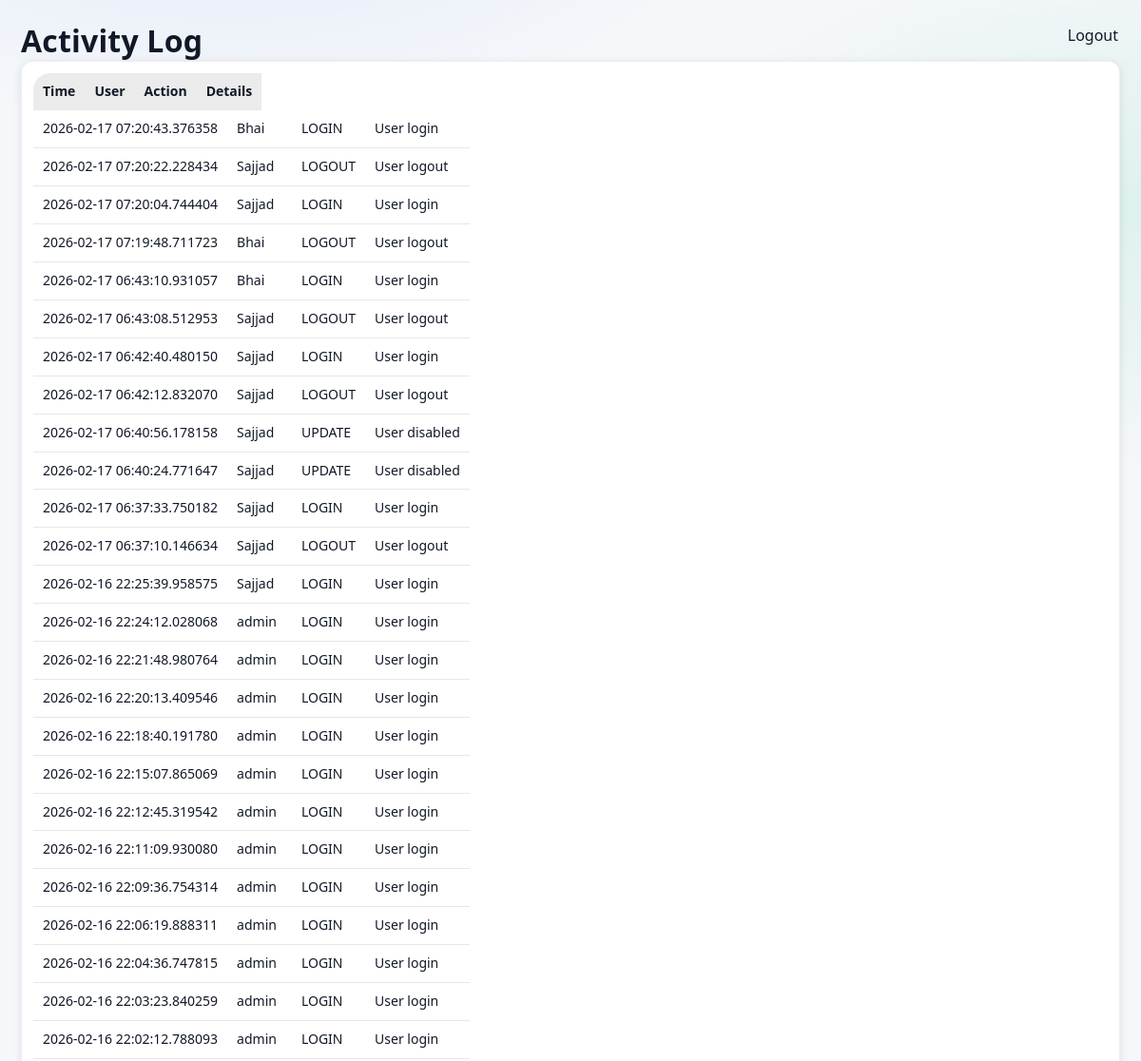
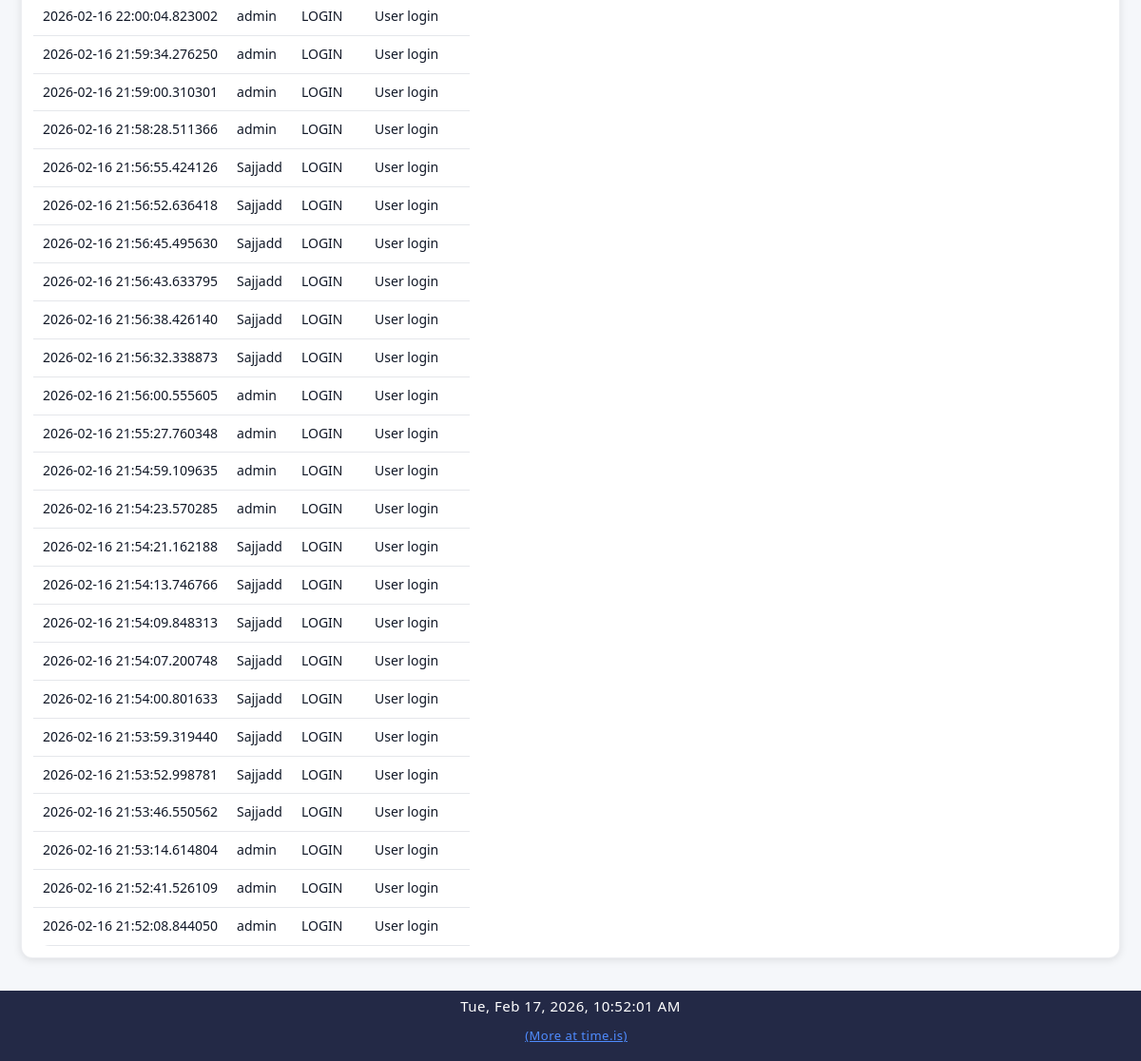
/activity (signed in), run on an earlier commit of the app's database (2 pictures, top to bottom).
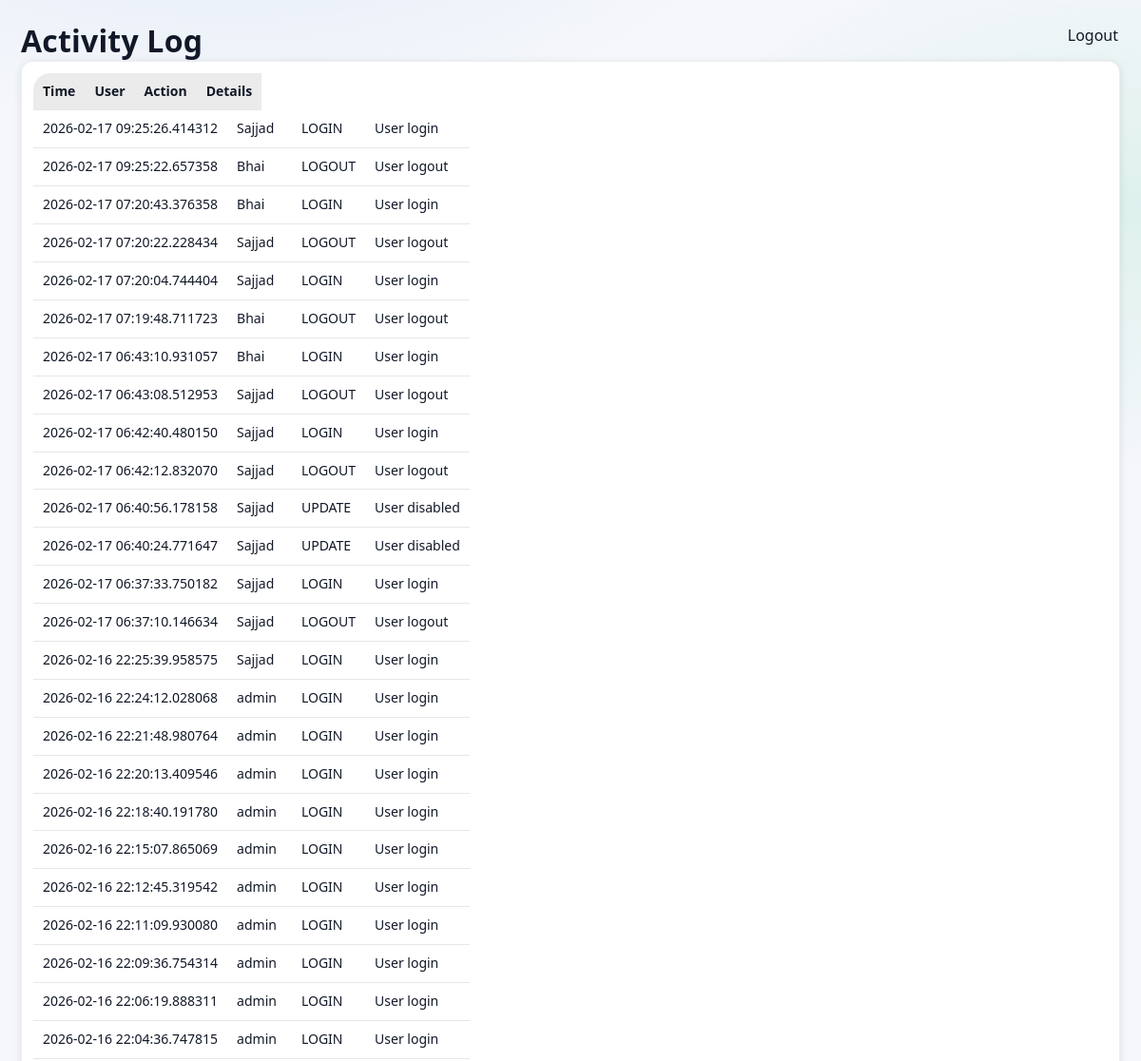
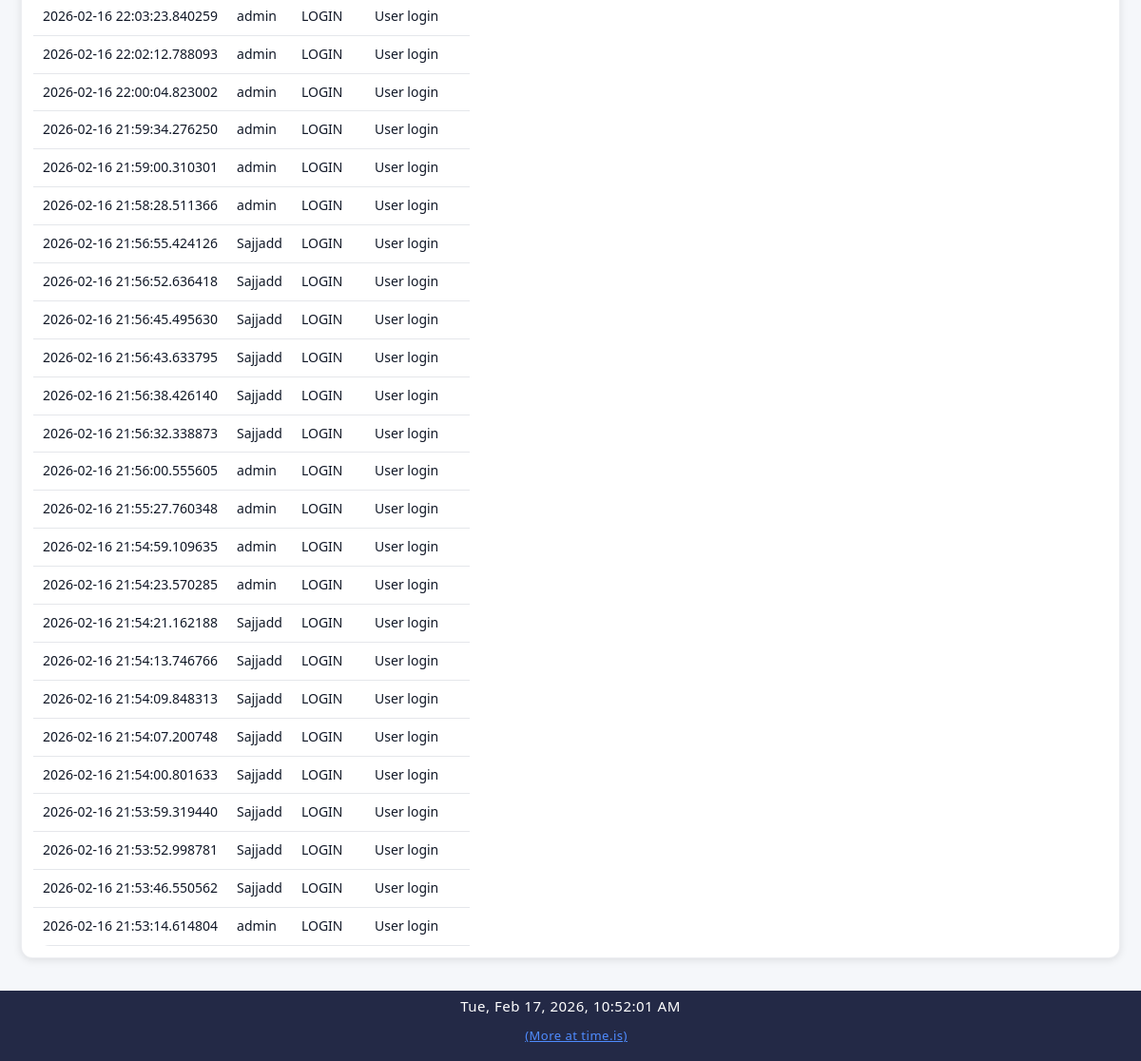
And on a later commit of the database (2 pictures, top to bottom).
### app/models/activity_log.py (models this page shows)
class ActivityLog(Base):
    __tablename__ = "activity_logs"
    __table_args__ = (
        Index("ix_activity_logs_created_at", "created_at"),
        Index("ix_activity_logs_user_id", "user_id"),
    )
    id = Column(Integer, primary_key=True, index=True)
    user_id = Column(Integer, ForeignKey("users.id"), nullable=True)
    username = Column(String(150), nullable=False)
    role = Column(String(50), nullable=True)
    action = Column(String(20), nullable=False)  # CREATE, UPDATE, DELETE, ARCHIVE, LOGIN, LOGOUT
    entity_type = Column(String(50), nullable=True)  # Project, Activity, Material, User, Execution
    entity_id = Column(Integer, nullable=True)
    description = Column(Text, nullable=True)
    old_value = Column(Text, nullable=True)  # JSON string
    new_value = Column(Text, nullable=True)  # JSON string
    ip_address = Column(String(64), nullable=True)
    created_at = Column(DateTime, default=datetime.utcnow, nullable=False)
    details = Column(String, nullable=True)
    timestamp = Column(DateTime, default=datetime.utcnow)

### app/routes/activity.py (the view)
@router.get("/activity", response_class=HTMLResponse)
def activity_page(request: Request, db: Session = Depends(get_db)):
    user = request.session.get("user")
    if user is None or user["role"] != "admin":
        return RedirectResponse("/dashboard", status_code=302)
    logs = get_recent_activities(db)
    return templates.TemplateResponse(
        "activity.html",
        {
            "request": request,
            "user": user,
            "logs": logs,
        }
    )

### app/templates/activity.html
{% extends "base.html" %}
{% block content %}
<h1 class="page-title">Activity Log</h1>
<div class="card">
    <table class="table">
        <thead>
            <tr>
                <th>Time</th>
                <th>User</th>
                <th>Action</th>
                <th>Details</th>
            </tr>
        </thead>
        <tbody>
            {% for log in logs %}
            <tr>
                <td>{{ log.timestamp }}</td>
                <td>{{ log.username }}</td>
                <td>{{ log.action }}</td>
                <td>{{ log.details }}</td>
            </tr>
            {% else %}
            <tr>
                <td colspan="4">No activity recorded</td>
            </tr>
            {% endfor %}
        </tbody>
    </table>
</div>
{% endblock %}

### app/templates/base.html (shortened to what this page needs)
<!DOCTYPE html>
<html lang="en">
<head>
    <link rel="stylesheet" href="/static/css/style.css">
    <link rel="stylesheet" href="/static/css/responsive.css">
    <link rel="stylesheet" href="/static/css/mobile.css">
    <link rel="stylesheet" href="/static/css/ui_v2.css">
</head>
<body>
<div class="layout">
        <a href="/logout" class="logout-top-btn" style="position:fixed;top:16px;right:24px;z-index:4000;">Logout</a>
    <main class="main">
        <div class="container">
            {% block content %}{% endblock %}
        </div>
    </main>
</div>
</body>
</html>
<div style="width:100%;background:#232946;color:#fff;text-align:center;padding:6px 0 4px 0;font-size:15px;letter-spacing:0.5px;z-index:2001;position:relative;">
    <span id="realtime-clock"></span>
    <a href="https://time.is/" target="_blank" style="color:#4f8cff;text-decoration:underline;margin-left:12px;font-size:13px;">(More at time.is)</a>
</div>

### static/css/style.css (style rules this page uses)
body { font-family: Arial, Helvetica, sans-serif; margin: 0; background-color: var(--bg); color: var(--text); }
.container { padding: 20px; }
table { width: 100%; border-collapse: collapse; background: var(--card); }
th { background: rgba(0,0,0,0.05); text-align: left; }
th, td { padding: 10px; border-bottom: 1px solid var(--border); }
:root { --bg: #f5f7fa; --bg-secondary: #ffffff; --bg-primary: #f5f7fa; --text: #111827; --text-muted: #6b7280; --text-primary: var(--text); --text-secondary: var(--text-muted); --card: #ffffff; --nav: #1f2937; --card-bg: var(--card); --card-border: var(--border-color); --border: #e5e7eb; --border-color: #e5e7eb; --input-bg: var(--card); --input-border: var(--border); --btn: #2563eb; --hover-bg: rgba(37, 99, 235, 0.1); --accent-color: #2563eb; }
html, body, table, th, td, input, select, textarea, button, .button { transition: background-color 0.3s ease, color 0.3s ease, border-color 0.3s ease; }
.layout { display: flex; min-height: 100vh; }
.main { flex: 1; background: var(--bg-primary); }
.page-title { margin-bottom: 20px; font-size: 26px; font-weight: 600; }
.card { background: var(--card); border-radius: 10px; padding: 16px; box-shadow: 0 4px 12px rgba(0,0,0,0.06); }

### app/static/css/responsive.css (style rules this page uses)
html { --form-column-count: auto-fit; --button-width: auto; --input-height: 38px; --font-size-base: 16px; --padding-base: 20px; --gap-base: 16px; --max-content-width: 1200px; --sidebar-width: 250px; --touch-target-size: 44px; }
html.medium-screen { --form-column-count: auto-fit; --button-width: auto; --input-height: 38px; --font-size-base: 15px; --padding-base: 18px; --gap-base: 14px; --max-content-width: 1000px; --sidebar-width: 240px; --touch-target-size: 44px; }
.container { padding: var(--padding-base); max-width: var(--max-content-width); margin: 0 auto; width: 100%; box-sizing: border-box; }
body { font-size: var(--font-size-base); line-height: 1.5; }
h1 { font-size: calc(var(--font-size-base) * 1.8); margin: calc(var(--gap-base) * 2) 0 var(--gap-base) 0; }
table { width: 100%; border-collapse: collapse; font-size: var(--font-size-base); }
th, td { padding: calc(var(--padding-base) / 2); text-align: left; border-bottom: 1px solid var(--border, #ddd); }
.layout { display: grid; grid-template-columns: var(--sidebar-width) 1fr; gap: 0; min-height: 100vh; width: 100%; }
html.landscape { --padding-base: 12px; --gap-base: 8px; }
html.landscape .layout { grid-template-columns: 1fr; }

### static/css/ui_v2.css (style rules this page uses)
:root { --radius-xs: 6px; --radius-sm: 10px; --radius-md: 14px; --radius-lg: 18px; --shadow-sm: 0 1px 2px rgba(0,0,0,0.08); --shadow-md: 0 10px 30px rgba(0,0,0,0.18); --ring: 0 0 0 3px rgba(59,130,246,0.25); }
html, body { height: 100%; }
body { font-family: ui-sans-serif, system-ui, -apple-system, "Segoe UI", Roboto, Arial, "Noto Sans", "Liberation Sans", sans-serif; line-height: 1.35; }
.container { max-width: 1320px; margin: 0 auto; padding: 22px; }
.main { background: radial-gradient(1000px 600px at 20% -10%, rgba(59,130,246,0.12), transparent 60%), radial-gradient(900px 500px at 100% 10%, rgba(16,185,129,0.10), transparent 55%), var(--bg-primary); }
.page-title { margin: 0 0 14px 0; font-size: 24px; font-weight: 800; letter-spacing: 0.2px; }
.card { border-radius: var(--radius-lg); box-shadow: var(--shadow-sm); border: 1px solid color-mix(in srgb, var(--border-color) 70%, transparent); }
.table, table { border-radius: var(--radius-lg); overflow: hidden; }
table thead th { background: color-mix(in srgb, var(--card) 92%, black 8%); }

### app/templates/base.html (style rules this page uses)
a, a:visited { color: var(--text); text-decoration: none; }

What changed in the data, as far as the page shows it:
no longer on this page (row unchanged): ActivityLog: timestamp "2026-02-16 21:52:41.526109", username "admin", action "LOGIN", details "User login"
no longer on this page (row unchanged): ActivityLog: timestamp "2026-02-16 21:52:08.844050", username "admin", action "LOGIN", details "User login"
added ActivityLog: timestamp "2026-02-17 09:25:26.414312", username "Sajjad", action "LOGIN", details "User login"
added ActivityLog: timestamp "2026-02-17 09:25:22.657358", username "Bhai", action "LOGOUT", details "User logout"
